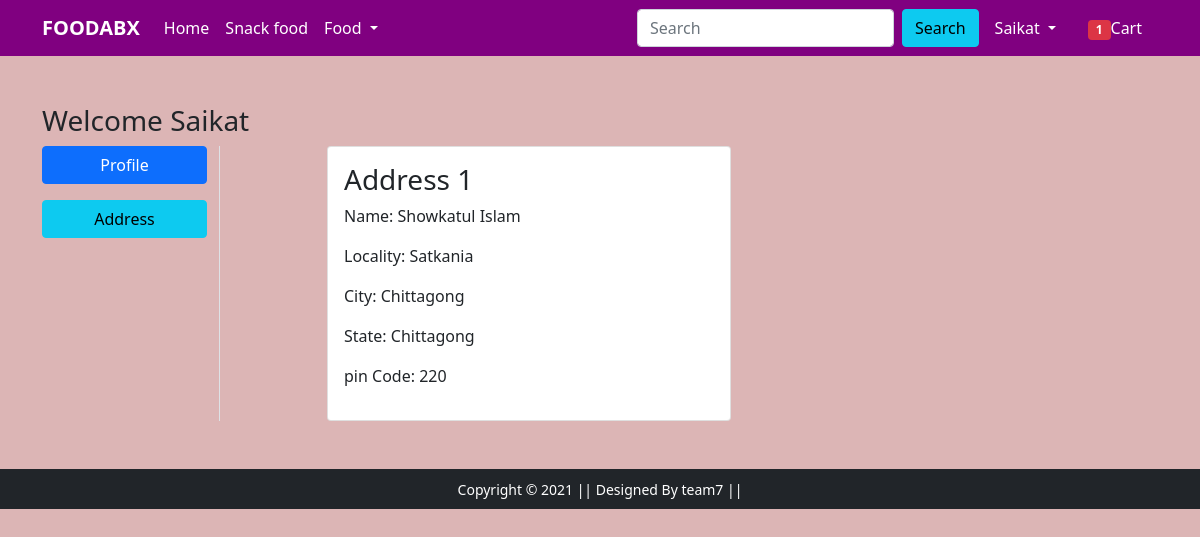
The page /address/ (signed in) on the database its author committed.
### app/models.py (models this page shows, shortened)
class Customer(models.Model):
    user=models.ForeignKey(User,on_delete=models.CASCADE)
    name=models.CharField(max_length=200)
    locality=models.CharField(max_length=200)
    city=models.CharField(max_length=50)
    zipcode=models.IntegerField()
    state=models.CharField(choices=choose,max_length=50)

### app/views.py (the view)
# urls.py: path('address/', views.address, name='address'),
def address(request):
 add=Customer.objects.filter(user=request.user)
 return render(request, 'app/address.html',{'add':add,'active':'btn-info'})

### app/templates/app/address.html (shortened to what this page needs)
{% extends 'app/base.html' %}
{% load static %}
{% block main-content %}
<div class="container my-5">
 <div class="row">
 <h3>Welcome <span class="text-capitalize">{{request.user}}</span></h3>
  <div class="col-sm-2 border-end">
   <ul class="list-unstyled">
    <li class="d-grid mb-3"><a href="{% url 'profile' %}" class="btn btn-primary">Profile</a></li>
    <li class="d-grid"><a href="{% url 'address' %}" class="btn {{active}}">Address</a></li>
   </ul>
  </div>
  <div class="col-sm-9 offset-sm-1">
   <div class="row">
    {% for ad in add %}
    <div class="col-sm-6">
     <div class="card">
      <div class="card-body">
       <h3>Address {{ad.id}}</h3>
       <p>Name: {{ad.name}} </p>
       <p>Locality: {{ad.locality}}</p>
       <p>City: {{ad.city}}</p>
       <p>State: {{ad.state}}</p>
       <p>pin Code: {{ad.zipcode}}</p>
      </div>
     </div>
    </div>
    {% endfor %}
   </div>
  </div>
 </div>
</div>
{% endblock main-content %}

### app/templates/app/base.html (shortened to what this page needs)
<!doctype html>
{% load static %}
<html lang="en">
  <head>
    <link rel="stylesheet" href="{% static 'app/css/bootstrap.min.css' %}">
    <link rel="stylesheet" href="{% static 'app/css/owl.carousel.min.css' %}">
    <link rel="stylesheet" href="{% static 'app/css/all.min.css' %}">
    <link rel="stylesheet" href="{% static 'app/css/style.css' %}">
  </head>
  <body>
    <nav class="navbar navbar-expand-lg navbar-dark nav_bg">
     <div class="container">
       <a class="navbar-brand" href="/">FoodABX</a>
       <div class="collapse navbar-collapse" id="navbarSupportedContent">
         <ul class="navbar-nav me-auto mb-2 mb-lg-0">
           <li class="nav-item">
             <a class="nav-link active headH" aria-current="page" href="/">Home</a>
           </li>
           <li class="nav-item">
             <a class="nav-link active headH" aria-current="page" href="{% url 'lower' 'LF' %}">Snack food</a>
           </li>
           <li class="nav-item dropdown">
             <a class="nav-link dropdown-toggle text-white headH" href="#" id="fashionDropdown" role="button" data-bs-toggle="dropdown" aria-expanded="false">
               Food
             </a>
           </li>
         </ul>
         <form action="" class="d-flex" method="POST" >
           <input class="form-control me-2" type="search" placeholder="Search" aria-label="Search" name="search">
           <button class="btn btn-info" type="submit">Search</button>
         </form>
         <div>
          <ul class="navbar-nav me-auto mb-2 mb-lg-0">
           {% if request.user.is_authenticated %}
           <li class="nav-item dropdown mx-2">
              <a class="nav-link dropdown-toggle text-white headH" href="#" id="profileDropdown"
              role="button" data-bs-toggle="dropdown" aria-expanded="false">
                {{request.user|capfirst}}
              </a>
            </li>
            <li class="nav-item mx-2">
             <a href="{% url 'showcart' %}" class="nav-link text-white"><span class="badge bg-danger">1</span>Cart</a>
            </li>
          {% endif %}
          </ul>
         </div>
       </div>
     </div>
    </nav>
    {% block main-content %} {% endblock main-content %}
    <footer class="container-fluid bg-dark text-center p-2 mt-5">
        <small class="text-white">Copyright &copy; 2021 || Designed By team7 || </small>
    </footer>
  </body>
</html>

### app/static/app/css/style.css (style rules this page uses)
.nav_bg { background-color: purple; }
.navbar-brand { font-weight: bold; text-transform: uppercase; }
footer { background: grey; }

### app/templates/app/address.html (style rules this page uses)
body { background:#bb6c6c80; }

### rows shown on the page
Customer: id "1", name "Showkatul Islam", locality "Satkania", city "Chittagong", state "Chittagong", zipcode "220"

### other values the page prints
{{ request.user|capfirst }} "Saikat"
{{ request.user }} "Saikat"
